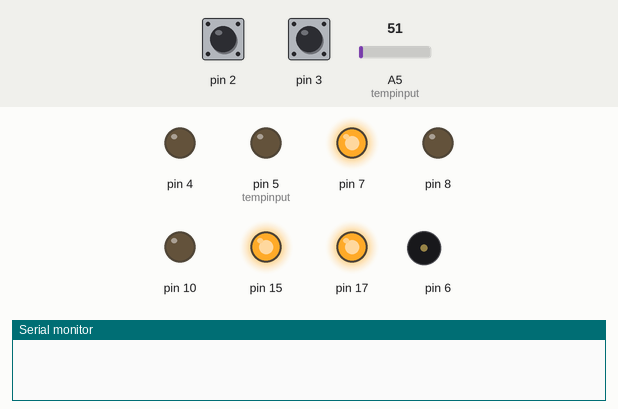
Simulated run of this sketch. Board: Arduino Uno, built with avr-gcc and run on an emulated ATmega328P. On the bench: output pins drawn as LEDs (lit = HIGH), buzzer (waves = sounding), the last lines printed to the serial monitor. Inputs (shaded band) come from the test bench; at power-on: pin 2 HIGH, pin 3 HIGH, A5 (tempinput) = 51. Pins used as bus, display or sensor lines are not drawn.

Above: at 0.3 s.
At 1.8 s:
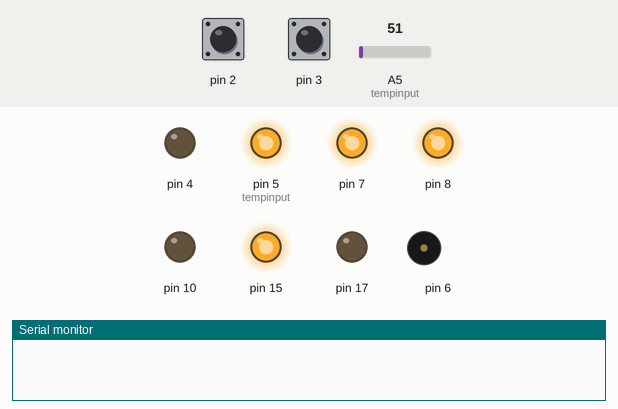
At 4.0 s:
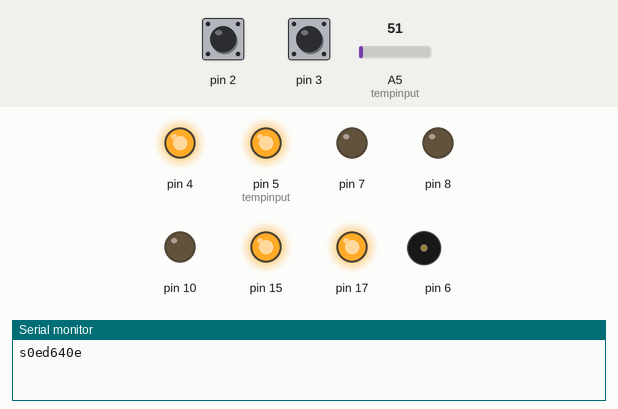
At 5.5 s:
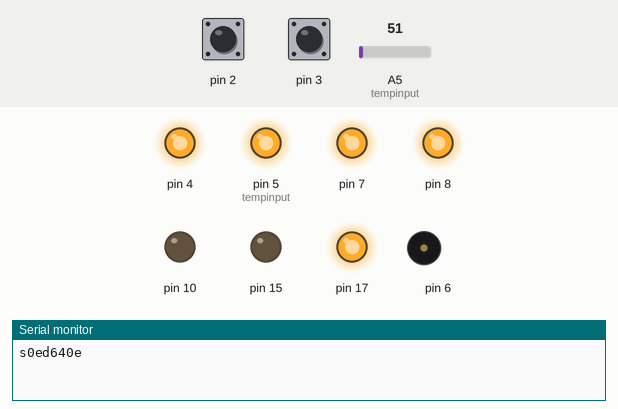
Timing chart, 0 to 6.8 s (numbered marks = the images above):
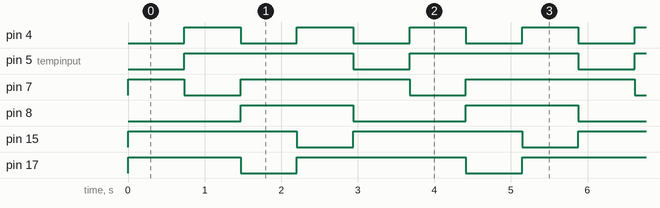

The sketch:

ultrasonic.pde
```cpp
#define NORTHDRIVER  DDRD |= 0x20    //(digital 5)PD5 is output to north driver
#define NORTHDRIVER_ON  PORTD &= ~0x20  //(digital 5)PD5 enable north driver
#define NORTHDRIVER_OFF  PORTD |= 0x20  //(digital 5)PD5 disable north driver
#define SOUTHDRIVER  DDRD |= 0x80   //(digital 7)PD7 is output to south driver
#define SOUTHDRIVER_ON  PORTD &= ~0x80;  //(digital 7)PD7 enable south driver
#define SOUTHDRIVER_OFF  PORTD |= 0x80  //(digital 7)PD7 disable south driver
#define EASTDRIVER  DDRC |= 0x08    //(digital 17)PC3 is output to east driver
#define EASTDRIVER_ON  PORTC &= ~0x08  //(digital 17)PC3 enable east driver
#define EASTDRIVER_OFF  PORTC |= 0x08  //(digital 17)PC3 disable east driver
#define WESTDRIVER  DDRC |= 0x02   //(digital 15)PC1 is output to west driver
#define WESTDRIVER_ON  PORTC &= ~0x02  //(digital 15)PC1 enable west driver
#define WESTDRIVER_OFF  PORTC |= 0x02  //(digital 15)PC1 disable west driver

#define NORTHLOW_IN  DDRB &= ~0x02  //(digital 9) PB1 low side of north
#define NORTHLOW_IN_TRI  PORTB &= ~0x02 //goes to input and tristate
#define NORTHLOW_OUT  DDRB |= 0x02;  //(digital 9) PB1 low side of north
#define NORTHLOW_OUT_EARTH  PORTB &= ~0x02; //goes to output and to earth

#define SOUTHLOW_IN  DDRB &= ~0x04;  //(digital 10) PB2 low side of south
#define SOUTHLOW_IN_TRI  PORTB &= ~0x04; //goes to input and tristate
#define SOUTHLOW_OUT  DDRB |= 0x04;  //(digital 10) PB2 low side of south
#define SOUTHLOW_OUT_EARTH  PORTB &= ~0x04; //goes to output and to earth

#define EASTLOW_IN  DDRB &= ~0x08  //(digital 11) PB3 low side of east
#define EASTLOW_IN_TRI  PORTB &= ~0x08 //goes to input and tristate
#define EASTLOW_OUT  DDRB |= 0x08;  //(digital 11) PB3 low side of east
#define EASTLOW_OUT_EARTH  PORTB &= ~0x08 //goes to output and to earth

#define WESTLOW_IN  DDRB &= ~0x10  //(digital 12) PB4 low side of west
#define WESTLOW_IN_TRI  PORTB &= ~0x10 //goes to input and tristate
#define WESTLOW_OUT  DDRB |= 0x10;  //(digital 12) PB4 low side of west
#define WESTLOW_OUT_EARTH  PORTB &= ~0x10 //goes to output and to earth

#define MUXPIN9  DDRD |= 0x10   // 4042 pin 9 control(digital 4)PD4 is always an output
#define MUXPIN9_0  PORTB &= ~0x01  //receive south or north
#define MUXPIN9_1  PORTB |= 0x01  //receive west or east
#define MUXPIN10  DDRB |= 0x01   // 4042 pin 10 control(digital 8)PB0 is always an output
#define MUXPIN10_0  PORTD &= ~0x10  //receive west or south
#define MUXPIN10_1  PORTD |= 0x10  //receive east or north
//9=0,10=0 receive south:9=0,10=1 receive north:9=1,10=0 receive west:9=1,10=1 receive east

#define INTERUPT_0  DDRD &= ~0x04   // (digital 2)PD2 - INT0 is set to input from comparitor
#define INTERUPT_0_TRI  PORTD &= ~0x04   // tri-state input pin (digital 2)PD2 - INT0
#define INTERUPT_0_HIGHTOLOW  EICRA = 0x02  //falling edge  on INT0
#define INTERUPT_1  DDRD &= ~0x08   // (digital 3)PD3 - INT1 is set to input from comparitor
#define INTERUPT_1_TRI  PORTD &= ~0x08   // tri-state input pin (digital 3)PD3 - INT1
#define INTERUPT_1_HIGHTOLOW  EICRA |= 0x08  //falling edge  on INT1

#define PULSEOUTPUT  DDRD |= 0x40;   //(digital 6)PD6 is output for OC0A 40 khz driver

volatile unsigned int zcdtof = 0;  //INT0 sets this as the tof from ZCD
volatile unsigned int envelopetof = 0;  //INT1 sets this as the tof from the envelope detector
volatile boolean pulsedone = false; //the full sequence(2.4 ms) is finished
volatile boolean pulsesent = false;  //the 40 khz pulse has been sent(0.64 ms)

unsigned long Naverage = 0; //average of north(east) envelope samples
unsigned long Saverage = 0;  //average of south(west) envelope samples
unsigned int NZCD[300]; //North tof samples from zero crossing detector
unsigned int SZCD[300]; //South tof samples from zero crossing detector
int Northerror[20]; //The tof error for north-south transmit
int Easterror[20]; //The tof error for east-west transmit
const int pulsefrequency = 196;  //the pulse frequency which gives the best response
//this gives 40.81 khz(200 = 40.0khz)
const char tempinput = 5;  //use adc5 as the ambient temperature

void setup()
{
MUXPIN9;
MUXPIN10;  //set 4052 mux control lines

INTERUPT_0;
INTERUPT_0_TRI; //setup INT0
INTERUPT_0_HIGHTOLOW; //falling edge

INTERUPT_1;
INTERUPT_1_TRI;  //setup INT1
INTERUPT_1_HIGHTOLOW; //falling edge

WESTDRIVER;
WESTDRIVER_OFF;
NORTHDRIVER;
NORTHDRIVER_OFF;
SOUTHDRIVER;
SOUTHDRIVER_OFF;
EASTDRIVER;
EASTDRIVER_OFF; //setup all the drivers
PULSEOUTPUT; //setup the 40khz pulse output after once through loop

//TIMER0 is used as a pulse generator

//Timer2 is the system timer.
//OCR2B and prescale are set to give 0.64 ms delay
//during this .64 ms the 40 khz generator runs
//OCR2B is reset to give a delay of .48 ms
//INT0 and INT1 is then enabled and pulse width samples are taken.
//The smallest tof is 0.925 ms at 50C with 100kph wind.
//OCR2A and prescale are set to 2.4 ms. this stops pulse
//sequence operation via boolean pulsedone

//timer1 is set as a high speed counter 400 counts = 25 micro secs
//It runs through out. INT0 stops count at tof count
//the count when a falling pulse is detected.(-fixed delay)
TCCR1A = 0x00;  //set up timer 1 as 16 bit counter
TCCR1B = 0x01;  // normal mode counts to 65535 and resets
TIMSK1 = 0x00;  // no interupts  1 count = 1/16 microsec

Serial.begin(9600);   // initialize serial communications at 960
}//end of set up

void loop()
{
 int Ext = analogRead(tempinput);
 float Exts =(Ext *60.0)/1024.0 - 10.0; //the temperature in centigrade
// Serial.print("T= ");
// Serial.print(Exts);
 Exts = 331.5 + (0.6 * Exts);  //the speed of sound at the ambient temperature
 float windstep = (sqrt((207.36E6 + Exts*Exts)) - 14400.0)*3.6;
 //the wind step in kph at the ambient temperature

 EASTLOW_IN;
 EASTLOW_IN_TRI;  //east low is disconnected
 EASTDRIVER_OFF;
 WESTLOW_IN;
 WESTLOW_IN_TRI;  //disconnect low side of west
 WESTDRIVER_OFF;

 unsigned int counter = 0; //general purpose counter
 Naverage = 0;
 NORTH();
 for(counter = 0; counter < 300; counter++)
 {
 sequence();  //transmit and receive pulse
 NZCD[counter] = zcdtof;
 if ( counter != 0)  //first one no good
 Naverage += envelopetof;
 }//end of fill the zcd samples

 Saverage = 0;
 SOUTH();
 for(counter = 0; counter < 300; counter++)
 {
 sequence();  //transmit and receive pulse
 SZCD[counter] = zcdtof;
 if ( counter != 0)  //first one no good
 Saverage += envelopetof;
 }//end of fill the zcd samples

 int diff = 0;
 long diffav = 0;
 for(counter = 3; counter < 300; counter++) //first 3 are not good
 {
 diff = NZCD[counter] - SZCD[counter];

 while ( diff < - 200) //a minus pulse slip so add a pulse
 diff +=400; //there may be more than one pulse slip

 while ( diff > 200) //a plus pulse slip so subtract a pulse
 diff -=400; //there may be more than one pulse slip

 diffav += diff;//sum the values

 }//end of zcd samples
// Serial.print(" z= ");
// Serial.print(diffav);
// Serial.print(" N= ");
 Naverage = Naverage/299;
// Serial.print(Naverage);
// Serial.print(" S= ");
 Saverage = Saverage/299;
// Serial.print(Saverage);

 long delta = (diffav *200)/55000; //The tof difference should be this
 if (delta < 0)   //diffav is exact and robust so any error must be in
 delta = - delta; //the tof difference. Calculate and update error
 for( counter = 0; counter < 19; counter++ )
 Northerror[19-counter] = Northerror[18-counter]; //shift up one
 if (Naverage > Saverage) //is difference positive
 Northerror[0] = -(((Naverage - Saverage)%400)-delta);  //put in new error term
 else  //difference is negative
 Northerror[0] = (Saverage - Naverage)%400 - delta;  //put in new error term
 int Nerror = 0; //the north-south error tof error value
 for( counter = 0; counter < 20; counter++ )
 Nerror += Northerror[counter];
 Nerror /=20;  //the average of the tof zero error
 Naverage += Nerror;  //compensate the tof value
// Serial.print(" e= ");
// Serial.print(Nerror);

 int Ediff = Naverage - Saverage;

 boolean function = false;
 if(diffav < 0) //we are on the negative side of wind function
 {
  function = true;
  diffav = - diffav;  //invert the wind function
  Ediff = - Ediff;  //and  Ediff
 }//end of negative side of wind function
 float wind = (windstep * diffav)/110000.0; //must have this fine value
 if(Ediff > -100)  //we have positive wind
 {
 int pstep = -1;
 while(Ediff >-100)
 {
  pstep +=1; //count each step
  Ediff -= 400;  //move one step
  if(pstep == 7)
  Ediff = -1;  //we have exceeded our range 100 kph max
 }//end of count number of steps positive
 wind += pstep * windstep; //this is final wind speed
 }//end of we are on the positive side
 else    //we have negative wind
{
int nstep = 0;
while(Ediff < -100)
{
 nstep += 1; //count each step
 Ediff += 400;  //move one step
 if(nstep == 8)
 Ediff = 1;  //we have exceeded our range 100 kph
}//end of count number of steps negative
 wind -= nstep * windstep; //this is final wind speed
}//end of we are on negative side
 if (function)
 wind = - wind;//the function has been inverted
 float N_Swind = wind;
// Serial.print(" w= ");
// Serial.print(N_Swind);
 //.............................................................................................................
 NORTHLOW_IN;
 NORTHLOW_IN_TRI; //north low is disconnected
 NORTHDRIVER_OFF;
 SOUTHLOW_IN;
 SOUTHLOW_IN_TRI;  //disconnect south low
 SOUTHDRIVER_OFF;

 Naverage = 0;
 EAST();
 for(counter = 0; counter < 300; counter++)
 {
 sequence();  //transmit and receive pulse
 NZCD[counter] = zcdtof;
 if ( counter != 0)  //first one no good
 Naverage += envelopetof;
 }//end of fill the zcd samples

 Saverage = 0;
 WEST();
 for(counter = 0; counter < 300; counter++)
 {
 sequence();  //transmit and receive pulse
 SZCD[counter] = zcdtof;
 if ( counter != 0)  //first one no good
 Saverage += envelopetof;
 }//end of fill the zcd samples

 diff = 0;
 diffav = 0;
 for(counter = 3; counter < 300; counter++) //first 3 are not good
 {
 diff = NZCD[counter] - SZCD[counter];

 while ( diff < - 200) //a minus pulse slip so add a pulse
 diff +=400; //there may be more than one pulse slip

 while ( diff > 200) //a plus pulse slip so subtract a pulse
 diff -=400; //there may be more than one pulse slip

 diffav += diff;//sum the values

 }//end of zcd samples
// Serial.print("....z= ");
// Serial.print(diffav);
// Serial.print(" E= ");
 Naverage = Naverage/299;
// Serial.print(Naverage);
// Serial.print(" W= ");
 Saverage = Saverage/299;
// Serial.print(Saverage);

 delta = (diffav *200)/55000; //The tof difference should be this
 if (delta < 0)   //diffav is exact and robust so any error must be in
 delta = - delta; //the tof difference. Calculate and update error
 for( counter = 0; counter < 19; counter++ )
 Northerror[19-counter] = Northerror[18-counter]; //shift up one
 if (Naverage > Saverage) //is difference positive
 Northerror[0] = -(((Naverage - Saverage)%400)-delta);  //put in new error term
 else  //difference is negative
 Northerror[0] = (Saverage - Naverage)%400 - delta;  //put in new error term
 Nerror = 0; //the north-south error tof error value
 for( counter = 0; counter < 20; counter++ )
 Nerror += Northerror[counter];
 Nerror /=20;  //the average of the tof zero error
 Naverage += Nerror;  //compensate the tof value
// Serial.print(" e= ");
// Serial.print(Eerror);

 Ediff = Naverage - Saverage;

 function = false;
 if(diffav < 0) //we are on the negative side of wind function
 {
  function = true;
  diffav = - diffav;  //invert the wind function
  Ediff = - Ediff;  //and  Ediff
 }//end of negative side of wind function
  wind = (windstep * diffav)/110000.0; //must have this fine value
 if(Ediff > -100)  //we have positive wind
 {
 int pstep = -1;
 while(Ediff >-100)
 {
  pstep +=1; //count each step
  Ediff -= 400;  //move one step
  if(pstep == 7)
  Ediff = -1;  //we have exceeded our range 100 kph max
 }//end of count number of steps positive
 wind += pstep * windstep; //this is final wind speed
 }//end of we are on the positive side
 else    //we have negative wind
{
int nstep = 0;
while(Ediff < -100)
{
 nstep += 1; //count each step
 Ediff += 400;  //move one step
 if(nstep == 8)
 Ediff = 1;  //we have exceeded our range 100 kph
}//end of count number of steps negative
 wind -= nstep * windstep; //this is final wind speed
}//end of we are on negative side
 if (function)
 wind = - wind;//the function has been inverted
 float W_Ewind = wind;
// Serial.print(" w= ");
// Serial.print(W_Ewind);

  //N_Swind is +ve if wind blowing from the North. North is 0 deg on the compass
  //W_Ewind is +ve if wind is blowing from the West. West is 270 deg on the compass.
  int Awind = sqrt(N_Swind*N_Swind + W_Ewind*W_Ewind);
 // Serial.print(".....Aw= ");
  Serial.print("s");
  Awind *=10; //scale up for station
  Serial.print(Awind);
  Serial.print("e");
  int Dwind =57.3*atan2(N_Swind,- W_Ewind) + 270.0; //270 moves result into compass
  Dwind %= 360; //we are only use 360 degree circle
 // Serial.print(" Dw= ");
  Serial.print("d");
  Dwind = 512 + (Dwind *64)/45; //scale up for station
  Serial.print(Dwind);
  Serial.print("e");

}//end of loop

ISR(INT0_vect)
{
 zcdtof = TCNT1; //save the counted tof value
 EIMSK &= ~0x01; //disable INT0 we have counted this tof
}// INT0 service routine for zero crossing detector

ISR(INT1_vect)
{
 envelopetof = TCNT1; //save the counted tof value
 EIMSK = 0x00; //disable INT1 we have counted this tof
}// INT1 service routine for envelope detector

ISR(TIMER2_COMPB_vect)
{
  if( ! pulsesent)
  {
  OCR2B = 30;//wait 0.48 ms to start the tof counter
  TCCR0B = 0x00; //stop the pulse driver
  pulsesent = true; //the pulse has been sent
  TCNT2 = 0x00;
  }//end of sentpulse wait another .48 ms till start counter
  else
  {
  OCR2A = 80; //80 gives a total interupt in 2.4 ms
  TIMSK2 = 0x02;  //enable interupts when count to OCR2A
  TCNT2 = 0x00; //after 2.4 ms drop out of delay loop after pulse received
  EIFR = 0x03;  //clear INT0 and INT1 flag they may have been previously set
  EIMSK = 0x03;  //enable interupts on INT0 and INT1
  TCNT1 = 0x00;  //start the tof count
  }//end of delay after sent pulse
}//end of interupt when OCR2B count reached -pulse sent

ISR(TIMER2_COMPA_vect)
{
 TCCR2B = 0x00; //stop the system timer
 TIMSK2 = 0x00;  //disable all interupts on system timer
 pulsedone = true; //we have finished sequence
}//end of interupt when OCR2A count reached -pulse received

inline void NORTH(void)
{
 NORTHLOW_IN;
 NORTHLOW_IN_TRI; //north low is disconnected
 SOUTHDRIVER_OFF;  //disable south drive
 SOUTHLOW_OUT;
 SOUTHLOW_OUT_EARTH;
 MUXPIN9_0;
 MUXPIN10_0;  //9=0,10=0 receive from north
 NORTHDRIVER_ON;
}//end of select north

inline void EAST(void)
{
 EASTLOW_IN;
 EASTLOW_IN_TRI;  //east low is disconnected
 WESTDRIVER_OFF;
 WESTLOW_OUT;
 WESTLOW_OUT_EARTH; //earth low side of west
 MUXPIN9_1;
 MUXPIN10_0;  //9=1,10=0 receive from west
 EASTDRIVER_ON;
}//end of select east

inline void SOUTH(void)
{
 SOUTHLOW_IN;
 SOUTHLOW_IN_TRI;  //disconnect south low
 NORTHDRIVER_OFF;
 NORTHLOW_OUT;
 NORTHLOW_OUT_EARTH;
 MUXPIN9_0;
 MUXPIN10_1; //9=0,10=1 receive from the south
 SOUTHDRIVER_ON;
}//end of select south

inline void WEST(void)
{
 WESTLOW_IN;
 WESTLOW_IN_TRI;  //disconnect low side of west
 EASTDRIVER_OFF;
 EASTLOW_OUT;
 EASTLOW_OUT_EARTH;  //earth the east low side
 MUXPIN9_1;
 MUXPIN10_1;  //9=1,10=1 receive from east
 WESTDRIVER_ON;
}//end of select west

inline void sequence(void)
{
 OCR0A = pulsefrequency; //set this constant to give best response
 TCCR0A = 0x42;  //toggle OC0A CTC mode count to OCR0A
 TCCR0B = 0x01;  //use prescale = /1 start counting pulse generator
 TCNT0 = 0x00;  //set start value of counter

 TIFR2 = 0x07; // clear all flags
 TIMSK2 = 0x04;  //enable interupts when count to OCR2B
 OCR2B = 40;  //40 gives interupt in 0.64 ms
 TCCR2A = 0x00;  //normal port operation counts to max 255
 TCCR2B = 0x06;  //use prescale  /256 start count
 TCNT2 = 0x00; //after .64 ms stop pulse generator and start tof count

 pulsedone = false; //wait for system timer
 pulsesent = false; //wait for system timer
 while( ! pulsedone)   //TIMER2 will set after 2.4 ms
 asm volatile("nop");
}//end of timing sequence
```

Measured:
- by itself, pin 4: alternates HIGH for 0.74 s and LOW for 0.73 s
- by itself, pin 5 (tempinput), pin 17: alternates HIGH for 2.2 s and LOW for 0.73 s
- by itself, pin 7, pin 15: alternates HIGH for 2.2 s and LOW for 0.74 s
- by itself, pin 8: alternates HIGH for 1.5 s and LOW for 1.5 s
